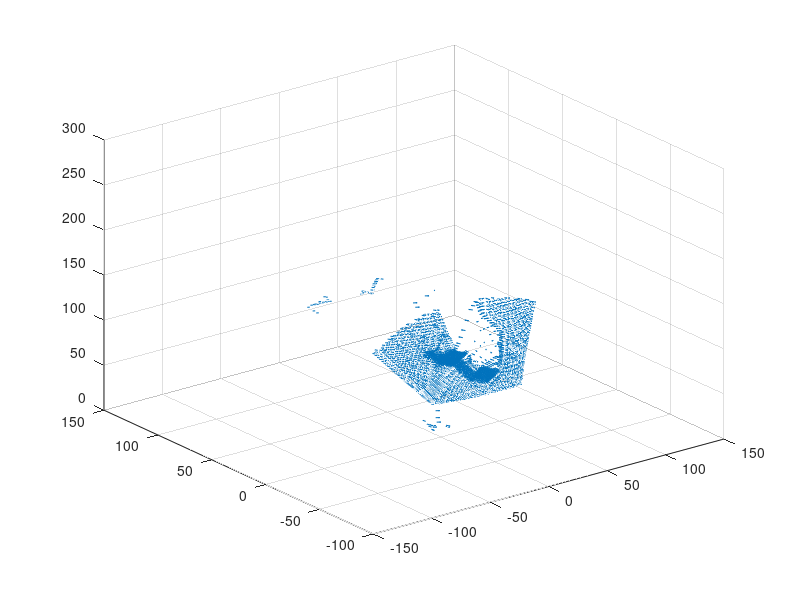

Write the MATLAB code that produced this figure.
clc
clear all
pos=load('chair_coordinates.txt');
vec=load('chair_normal_coordinates.txt');
ans=sqrt(vec(:,1).^2+vec(:,2).^2+vec(:,3).^2);
quiver3(pos(:,1),pos(:,2),pos(:,3),vec(:,1)./ans,vec(:,2)./ans,vec(:,3)./ans);